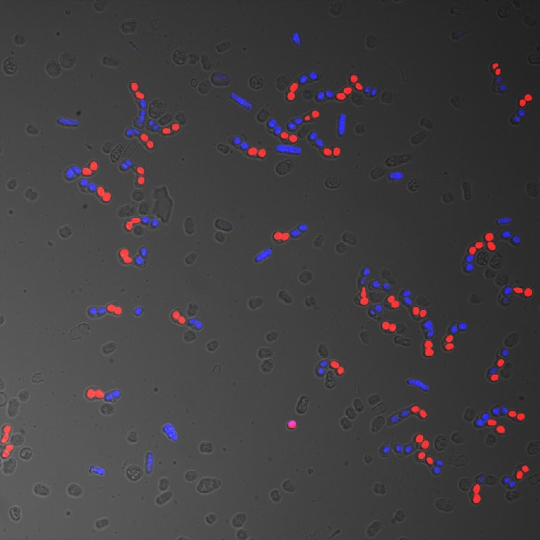
#> input picture dataset/Picture_1.jpg, 1080 x 1080 px, found by its file name (shown at 1/2 size)
$ jupyter execute --allow-errors segmenter.ipynb   (shell and % lines are left out)
#> lines starting #> are read from the running program, lines starting #| are printed output that depends on the picture; after the words box and inside, x2 and y2 are one past the last pixel; in counts of white or black regions, pixels touching at a corner belong together
#> further down, input_image is the input picture: PIL image 1080x1080 RGB; mean R, G, B 65.4, 62.9, 65.2
[cell 1]
import numpy as np
import cv2
import PIL
import math
import imutils
import os
import matplotlib.pyplot as plt
import random
import torch

[cell 2]
SAM_CHKPT_PATH = '/content/drive/MyDrive/sam_vit_b_01ec64.pth'

[cell 3]
import torch
import subprocess
import matplotlib.pyplot as plt
import numpy as np
import ipywidgets as widgets
from IPython.display import clear_output, display, Image
import os

from segment_anything import sam_model_registry, SamAutomaticMaskGenerator, SamPredictor

#> (the rest of this cell did not finish here and is left out)

#> (a cell that did not finish here is left out)

[cell 5]
import cv2
import imutils
import os
import matplotlib.pyplot as plt
import numpy as np
import torch

# [7 lines left out: function load_images, not called in this run]

[cell 6]
# [22 lines left out: function preprocess_image_low_cont, not called in this run]

get edge crops from all rois and pass them to process clusters function

[cell 7]
# [97 lines left out: functions show_anns, generate_mask, show_mask, separate_clusters, process_cluster, not called in this run]

[cell 8]
def preprocess_image_high_cont(image):

    plt.imshow(image)
#> (this line was passed over: IPython is not available in this run)

    hsv = cv2.cvtColor(image, cv2.COLOR_BGR2HSV)
#> hsv: shape (1080, 1080, 3); mean H, S, V 14.9, 9.5, 67.9
    # first isolate blue spores
    result = image.copy()
    lower1 = np.array([0, 100, 20])
    upper1 = np.array([10, 255, 255])

    lower2 = np.array([160,100,20])
    upper2 = np.array([179,255,255])

    lower_mask = cv2.inRange(hsv, lower1, upper1)
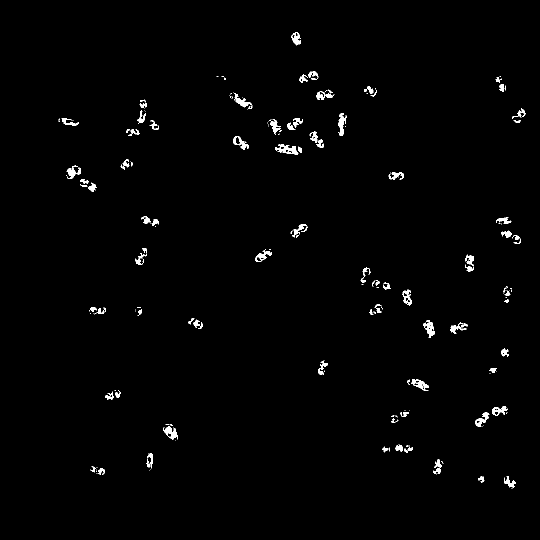
#> lower_mask: shape (1080, 1080) (shown at 1/2 size); 1.1% white; 204 white regions (112 under 20 px), largest, box (x1, y1, x2, y2) and area: (550, 288, 597, 309) 480, (327, 853, 356, 880) 392, (676, 226, 693, 272) 391
    upper_mask = cv2.inRange(hsv, lower2, upper2)
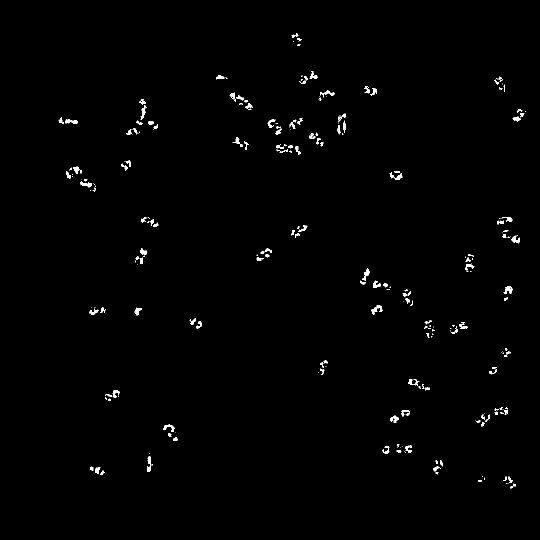
#> upper_mask: shape (1080, 1080) (shown at 1/2 size); 0.81% white; 264 white regions (127 under 20 px), largest, box (x1, y1, x2, y2) and area: (742, 611, 765, 630) 173, (1007, 572, 1025, 588) 161, (294, 913, 303, 944) 155

    full_mask = lower_mask + upper_mask
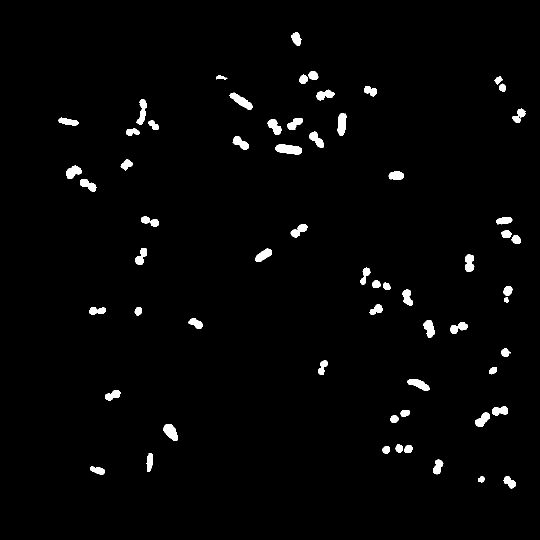
#> full_mask: shape (1080, 1080) (shown at 1/2 size); 1.9% white; 62 white regions, largest, box (x1, y1, x2, y2) and area: (550, 288, 604, 309) 821, (459, 185, 506, 220) 681, (326, 848, 356, 882) 641

    result_blue = cv2.bitwise_and(result, result, mask = lower_mask)
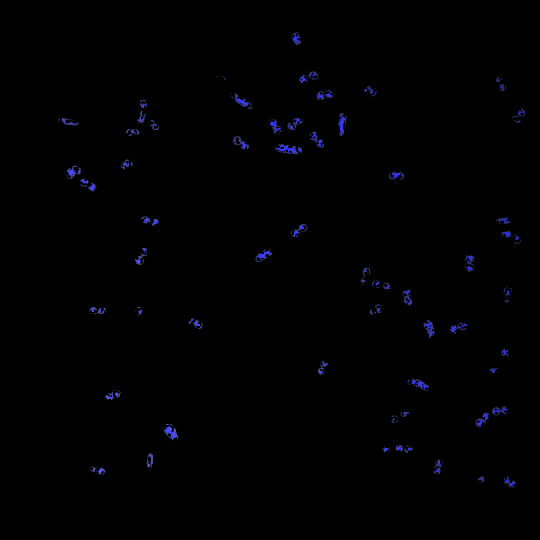
#> result_blue: shape (1080, 1080, 3) (shown at 1/2 size); mean R, G, B 0.6, 0.6, 1.8

    # next isolate red spores
    lower_blue = np.array([100, 100, 20])
    upper_blue = np.array([140, 255, 255])

    mask_blue = cv2.inRange(hsv, lower_blue, upper_blue)
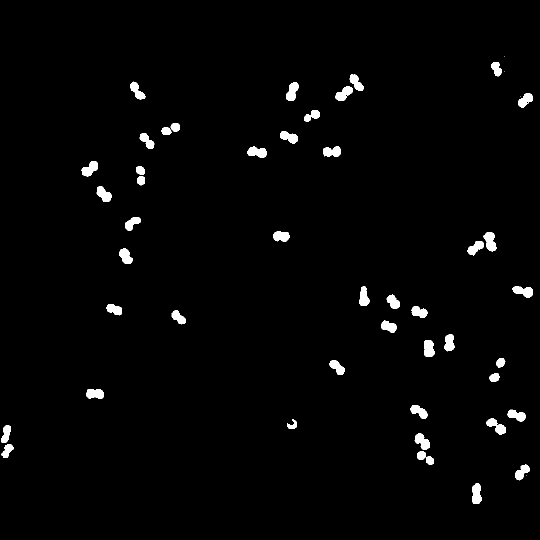
#> mask_blue: shape (1080, 1080) (shown at 1/2 size); 1.9% white; 50 white regions (4 under 20 px), largest, box (x1, y1, x2, y2) and area: (967, 464, 993, 503) 663, (944, 966, 964, 1008) 631, (495, 293, 533, 316) 618

    result_red = cv2.bitwise_and(image, image, mask = mask_blue)
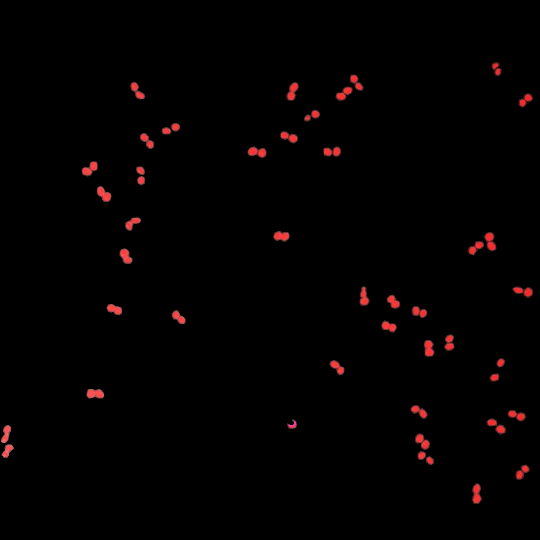
#> result_red: shape (1080, 1080, 3) (shown at 1/2 size); mean R, G, B 3.4, 1.1, 1.1
    spores = result_red + result_blue

    # next isolate pink spores
    lower_pink = np.array([100, 100, 20])
    upper_pink = np.array([140, 255, 255])

    mask_blue = cv2.inRange(hsv, lower_blue, upper_blue)

    result_red = cv2.bitwise_and(image, image, mask = mask_blue)

    # now do thresholding on total spore image
    spores_grayscale = cv2.cvtColor(cv2.cvtColor(spores, cv2.COLOR_BGR2HSV), cv2.COLOR_BGR2GRAY)
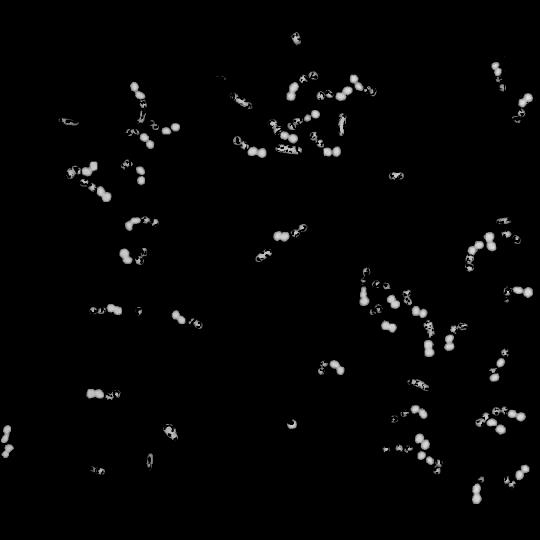
#> spores_grayscale: shape (1080, 1080) (shown at 1/2 size); min 0, max 225, mean 4.8

    th = cv2.adaptiveThreshold(spores_grayscale,255,cv2.ADAPTIVE_THRESH_MEAN_C,cv2.THRESH_BINARY,11,2)
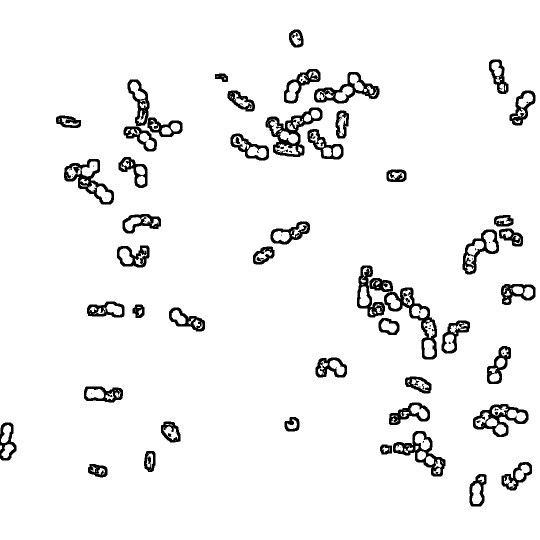
#> th: shape (1080, 1080) (shown at 1/2 size); 94.6% white; 101 black regions (45 under 20 px), largest, box (x1, y1, x2, y2) and area: (531, 215, 645, 314) 3423, (768, 575, 874, 719) 3144, (128, 318, 228, 409) 2593

    erosion = np.array(
        [
            [1, 1, 1, 1, 1],
            [1, 1, 1, 1, 1],
            [1, 1, 1 ,1, 1],
            [1, 1, 1, 1, 1],
            [1, 1, 1, 1, 1]
        ]
      )

    for erode_iter in range(0, 3):
        thick_bounds = cv2.erode(cv2.dilate(th, kernel=erosion, iterations= 1), kernel=erosion, iterations= 1)
#> this loop made 3 passes
#> pass 1, in preprocess_image_high_cont, `thick_bounds = cv2.erode(cv2.dilate(th, kernel=erosion, iterations= 1)..`:
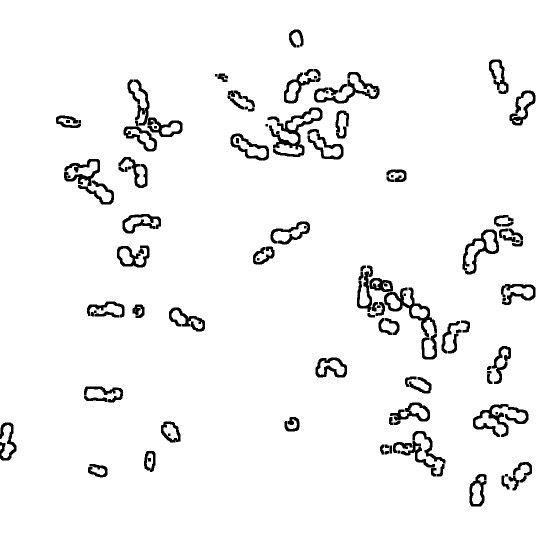
#> thick_bounds: shape (1080, 1080) (shown at 1/2 size); 95.2% white; 122 black regions, largest, box (x1, y1, x2, y2) and area: (538, 215, 645, 314) 2660, (768, 575, 874, 674) 2222, (946, 808, 1057, 874) 2177

    # th = cv2.dilate(thick_bounds, kernel = erosion, iterations = 1)

    plt.subplot(121),plt.imshow(image,cmap = 'gray')
    plt.title('Original Image'), plt.xticks([]), plt.yticks([])
    plt.subplot(122),plt.imshow(th,cmap = 'gray')
    plt.title('Edge Image'), plt.xticks([]), plt.yticks([])

    plt.show()
    edges_3d_array = np.zeros((1080, 1080, 3))
    for i in range(3):
        edges_3d_array[:, :, i] = thick_bounds

    # edges_3d_array = cv2.GaussianBlur(edges_3d_array, (3, 3), 0)
    plt.imshow(edges_3d_array)

    plt.show()
    return edges_3d_array

[cell 9]
# Initialising program
cell_array = []
cluster_array = []
curr_path = os.getcwd()

IMG_SAVE_PATH_TEST = '/content/drive/MyDrive/segregation_data/Picture_1.jpg'
input_image = PIL.Image.open(IMG_SAVE_PATH_TEST)
input_image = input_image.convert('RGB')
img = np.asarray(input_image, dtype='uint8')

#> (the rest of this cell did not finish here and is left out)

[cell 10]
import os
curr_working_dir = os.getcwd()
directory = 'segmented_images'
path = os.path.join(curr_working_dir, directory)

if os.path.exists(path) == False:
  try:
      os.mkdir(path)
  except OSError as error:
      print(error)

os.chdir(path)

for i in range(len(cell_array)):
  filename = 'cell_' + str(i) + '.png'
  cv2.imwrite(filename, cell_array[i])

os.listdir(path)
